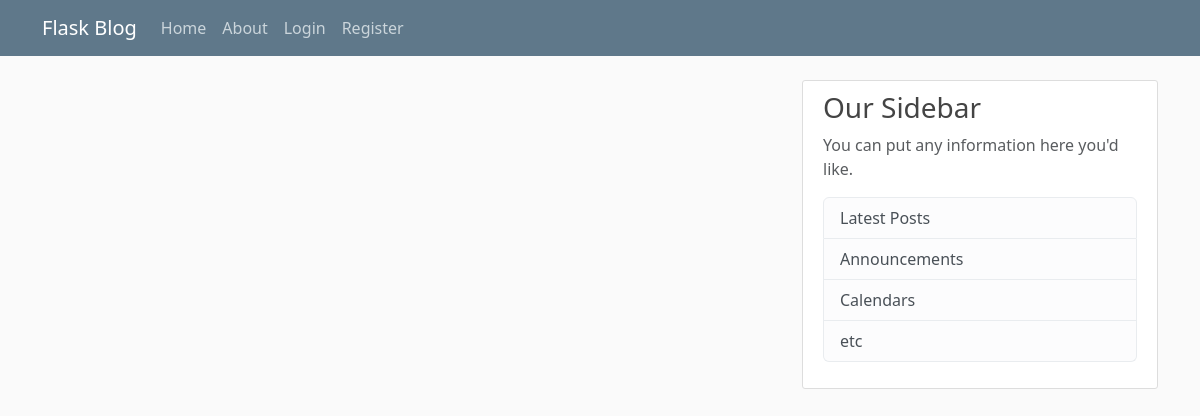
Page /home on the earlier database version.
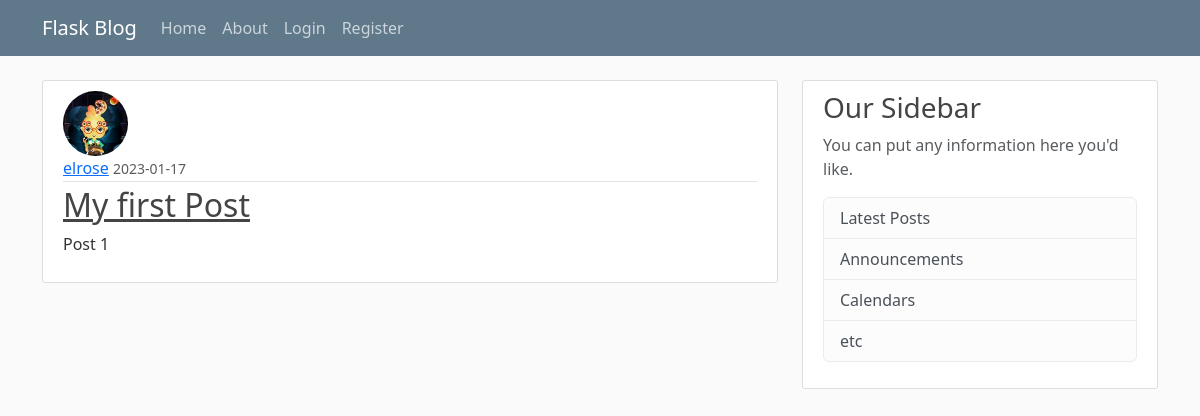
Same page on the later database version.
### foodblog/models.py (models this page shows, shortened)
class Post(db.Model):
    id = db.Column(db.Integer, primary_key=True)
    title = db.Column(db.String(100), nullable=False)
    date_posted = db.Column(db.DateTime, nullable=False, default=datetime.utcnow)
    content = db.Column(db.Text, nullable=False)
    user_id = db.Column(db.Integer, db.ForeignKey('user.id'), nullable=False)

class User(db.Model, UserMixin):
    id = db.Column(db.Integer, primary_key=True)
    username = db.Column(db.String(20), unique=True, nullable=False)
    email = db.Column(db.String(120), unique=True, nullable=False)
    image_file = db.Column(db.String(20), nullable=False, default='default.jpg')
    password = db.Column(db.String(60), nullable=False)
    posts = db.relationship('Post', backref='author', lazy=True)

### foodblog/routes.py (the view)
@app.route("/")
@app.route("/home")
def index():
    posts = Post.query.all()
    return render_template("home.html", posts=posts)

### foodblog/templates/home.html
{% extends "layout.html" %}
{% block content %}
    {% for post in posts %}
    <article class="media content-section">
      <img class="rounded-circle article-img" src="{{ url_for('static', filename='profile_pics/' + post.author.image_file) }}">
      <div class="media-body">
        <div class="article-metadata">
          <a class="mr-2" href="#">{{ post.author.username }}</a>
          <small class="text-muted">{{ post.date_posted.strftime('%Y-%m-%d') }}</small>
        </div>
        <h2><a class="article-title" href="#">{{ post.title }}</a></h2>
        <p class="article-content">{{ post.content }}</p>
      </div>
      </article>
    {% endfor %}
{% endblock content %}

### foodblog/templates/layout.html (shortened to what this page needs)
<!DOCTYPE html>
<html lang="en">
<head>
    <link href="https://cdn.jsdelivr.net/npm/bootstrap@5.3.0-alpha1/dist/css/bootstrap.min.css" rel="stylesheet">
    <link rel="stylesheet" type="text/css" href="{{ url_for('static', filename='main.css') }}">
</head>
<body>
    <header class="site-header">
        <nav class="navbar navbar-expand-md navbar-dark bg-steel fixed-top">
          <div class="container">
            <a class="navbar-brand mr-4" href="/">Flask Blog</a>
            <div class="collapse navbar-collapse" id="navbarToggle">
              <div class="navbar-nav mr-auto">
                <a class="nav-item nav-link" href="{{ url_for('index') }}">Home</a>
                <a class="nav-item nav-link" href="{{ url_for('about') }}">About</a>
              </div>
              <div class="navbar-nav">
                {% if current_user.is_authenticated %}
                <a class="nav-item nav-link" href="{{ url_for('new_post') }}">New Post</a>
                <a class="nav-item nav-link" href="{{ url_for('account') }}">Account</a>
                <a class="nav-item nav-link" href="{{ url_for('logout') }}">Logout</a>
                {% else  %}
                <a class="nav-item nav-link" href="{{ url_for('login') }}">Login</a>
                <a class="nav-item nav-link" href="{{ url_for('register') }}">Register</a>
                {% endif %}
              </div>
            </div>
          </div>
        </nav>
      </header>
      <main role="main" class="container">
        <div class="row">
          <div class="col-md-8">
            {% block content %}{% endblock %}
          </div>
          <div class="col-md-4">
            <div class="content-section">
              <h3>Our Sidebar</h3>
              <p class='text-muted'>You can put any information here you'd like.
                <ul class="list-group">
                  <li class="list-group-item list-group-item-light">Latest Posts</li>
                  <li class="list-group-item list-group-item-light">Announcements</li>
                  <li class="list-group-item list-group-item-light">Calendars</li>
                  <li class="list-group-item list-group-item-light">etc</li>
                </ul>
              </p>
            </div>
          </div>
        </div>
      </main>
</body>
</html>

### foodblog/static/main.css (style rules this page uses)
body { background: #fafafa; color: #333333; margin-top: 5rem; }
h1, h2, h3, h4, h5, h6 { color: #444444; }
.bg-steel { background-color: #5f788a; }
.site-header .navbar-nav .nav-link { color: #cbd5db; }
.content-section { background: #ffffff; padding: 10px 20px; border: 1px solid #dddddd; border-radius: 3px; margin-bottom: 20px; }
.article-title { color: #444444; }
.article-content { white-space: pre-line; }
.article-img { height: 65px; width: 65px; margin-right: 16px; }
.article-metadata { padding-bottom: 1px; margin-bottom: 4px; border-bottom: 1px solid #e3e3e3 }

Differences in the rows shown:
added Post: image_file (picture), author.username "elrose", date_posted "2023-01-17", title "My first Post", content "Post 1"
